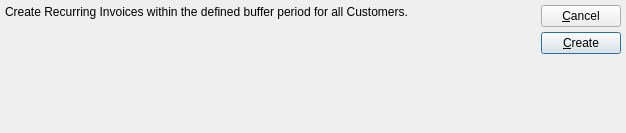
<?xml version="1.0" encoding="UTF-8"?>
<ui version="4.0">
 <comment>This file is part of the xTuple ERP: PostBooks Edition, a free and
open source Enterprise Resource Planning software suite,
Copyright (c) 1999-2019 by OpenMFG LLC, d/b/a xTuple.
It is licensed to you under the Common Public Attribution License
version 1.0, the full text of which (including xTuple-specific Exhibits)
is available at www.xtuple.com/CPAL.  By using this software, you agree
to be bound by its terms.</comment>
 <class>createRecurringInvoices</class>
 <widget class="QDialog" name="createRecurringInvoices">
  <property name="geometry">
   <rect>
    <x>0</x>
    <y>0</y>
    <width>626</width>
    <height>133</height>
   </rect>
  </property>
  <property name="sizePolicy">
   <sizepolicy hsizetype="Preferred" vsizetype="Preferred">
    <horstretch>0</horstretch>
    <verstretch>0</verstretch>
   </sizepolicy>
  </property>
  <property name="windowTitle">
   <string>Create Recurring Invoices</string>
  </property>
  <layout class="QHBoxLayout">
   <item>
    <widget class="QLabel" name="label">
     <property name="text">
      <string>Create Recurring Invoices within the defined buffer period for all Customers.</string>
     </property>
     <property name="alignment">
      <set>Qt::AlignLeading|Qt::AlignLeft|Qt::AlignTop</set>
     </property>
    </widget>
   </item>
   <item>
    <layout class="QHBoxLayout">
     <item>
      <spacer>
       <property name="orientation">
        <enum>Qt::Horizontal</enum>
       </property>
       <property name="sizeHint" stdset="0">
        <size>
         <width>16</width>
         <height>63</height>
        </size>
       </property>
      </spacer>
     </item>
     <item>
      <layout class="QVBoxLayout">
       <item>
        <widget class="QPushButton" name="_close">
         <property name="text">
          <string>&amp;Cancel</string>
         </property>
        </widget>
       </item>
       <item>
        <widget class="QPushButton" name="_update">
         <property name="text">
          <string>&amp;Create</string>
         </property>
         <property name="default">
          <bool>true</bool>
         </property>
        </widget>
       </item>
       <item>
        <spacer>
         <property name="orientation">
          <enum>Qt::Vertical</enum>
         </property>
         <property name="sizeType">
          <enum>QSizePolicy::Expanding</enum>
         </property>
         <property name="sizeHint" stdset="0">
          <size>
           <width>20</width>
           <height>16</height>
          </size>
         </property>
        </spacer>
       </item>
      </layout>
     </item>
    </layout>
   </item>
  </layout>
 </widget>
 <layoutdefault spacing="5" margin="5"/>
 <resources/>
 <connections>
  <connection>
   <sender>_close</sender>
   <signal>clicked()</signal>
   <receiver>createRecurringInvoices</receiver>
   <slot>reject()</slot>
   <hints>
    <hint type="sourcelabel">
     <x>525</x>
     <y>23</y>
    </hint>
    <hint type="destinationlabel">
     <x>20</x>
     <y>20</y>
    </hint>
   </hints>
  </connection>
 </connections>
</ui>
